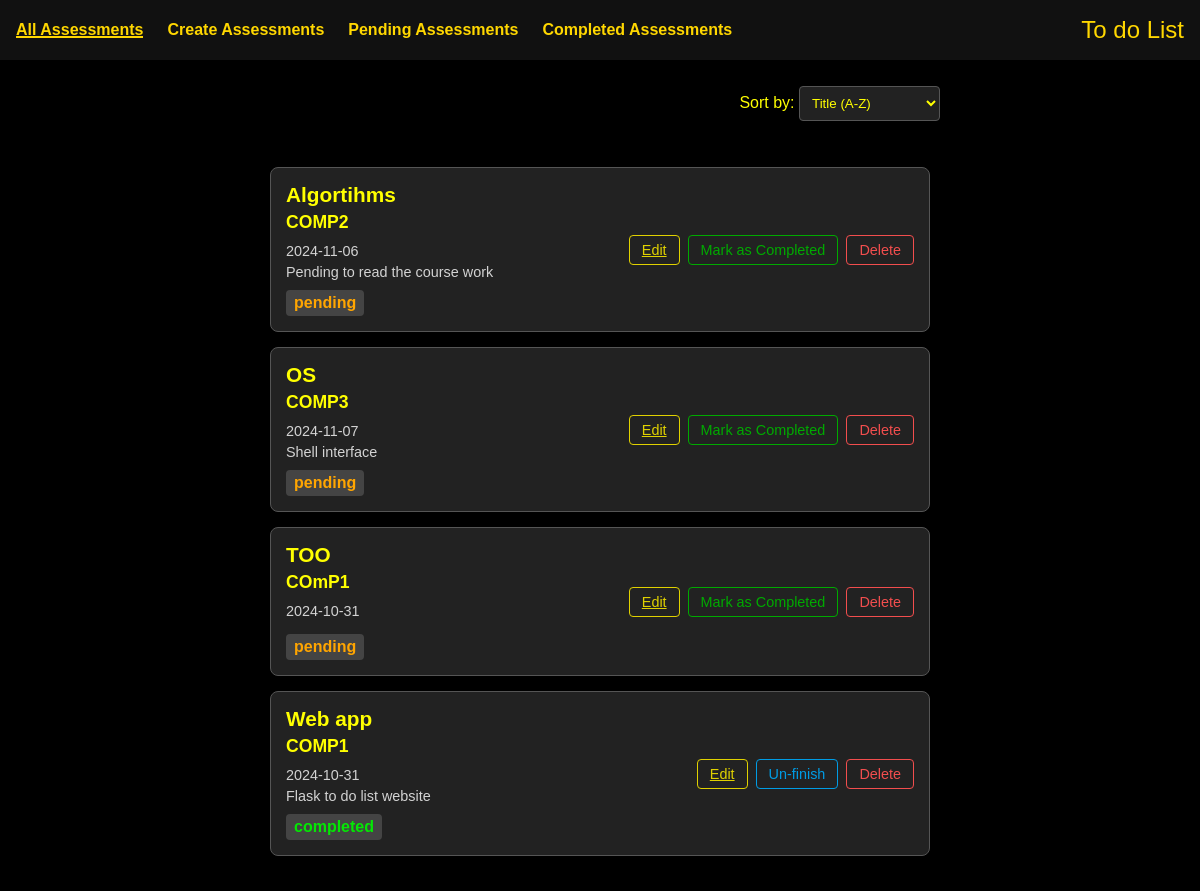
The page / on the database its author committed.
### app/models.py (models this page shows, shortened)
class Assessment(db.Model):
    id = db.Column(db.Integer, primary_key=True)
    title = db.Column(db.String(100), nullable=False)
    module_code = db.Column(db.String(20), nullable=False)
    deadline = db.Column(db.DateTime, nullable=False)  # Ensure this is defined
    description = db.Column(db.Text, nullable=True)
    status = db.Column(db.String(10), nullable=False)

### app/routes.py (the view)
@main.route('/')
def home():
    sort_option = request.args.get('sort', 'title_asc')
    query = Assessment.query
    if sort_option == 'title_asc':
        assessments = query.order_by(Assessment.title.asc()).all()
    elif sort_option == 'module_asc':
        assessments = query.order_by(Assessment.module_code.asc()).all()
    elif sort_option == 'deadline':
        assessments = query.order_by(Assessment.deadline.asc()).all()
    elif sort_option == 'pending':
        assessments = query.filter_by(status='pending').all()
    elif sort_option == 'completed':
        assessments = query.filter_by(status='completed').all()
    else:
        assessments = query.all()  # Fallback to default ordering if needed
    return render_template('base.html', assessments=assessments)

### app/templates/base.html (shortened to what this page needs)
<!DOCTYPE html>
<html lang="en">
<head>
    <link rel="stylesheet" href="{{ url_for('static', filename='css/styles.css') }}">
    <link rel="stylesheet" href="{{ url_for('static', filename='css/navbar.css') }}">
    <link rel="stylesheet" href="{{ url_for('static', filename='css/sort.css') }}">
    <link rel="stylesheet" href="{{ url_for('static', filename='css/box.css') }}">
</head>
<body>
    <nav class="navbar">
        <ul class="navbar-links">
            <li><a href="{{ url_for('main.home') }}" class="{% if request.path == url_for('main.home') %}active{% endif %}">All Assessments</a></li>
            <li><a href="{{ url_for('main.create') }}" class="{% if request.path == url_for('main.create') %}active{% endif %}">Create Assessments</a></li>
            <li><a href="{{ url_for('main.pending') }}" class="{% if request.path == url_for('main.pending') %}active{% endif %}">Pending Assessments</a></li>
            <li><a href="{{ url_for('main.completed') }}" class="{% if request.path == url_for('main.completed') %}active{% endif %}">Completed Assessments</a></li>
        </ul>
        <div class="navbar-brand">To do List</div>
    </nav>
    {% block content %}
    <div class="sort-container">
        <label for="sort-options">Sort by:</label>
        <form method="GET" action="{{ url_for('main.home') }}" class="sort-form">
            <select name="sort" id="sort-options" onchange="this.form.submit()">
                <option value="title_asc" {% if request.args.get('sort') == 'title_asc' %}selected{% endif %}>Title (A-Z)</option>
            </select>
        </form>
    </div>
    <div class="assessment-container">
        {% for assessment in assessments %}
            <div class="assessment-box">
                <div class="task-content">
                    <span class="title">{{ assessment.title }}</span>
                    <span class="module-code">{{ assessment.module_code }}</span>
                    <span class="deadline">{{ assessment.deadline.strftime('%Y-%m-%d') }}</span>
                    <span class="description">{{ assessment.description }}</span>
                    <span class="status {% if assessment.status == 'pending' %}pending{% else %}completed{% endif %}">
                        {{ assessment.status }}
                    </span>
                </div>
                <div class="task-actions">
                    <a href="{{ url_for('main.edit_assessment', assessment_id=assessment.id) }}" class="btn edit-task">Edit</a>
                    {% if assessment.status == 'pending' %}
                    <form method="POST" action="{{ url_for('main.update_status', assessment_id=assessment.id) }}">
                        <button type="submit" class="status-btn">Mark as Completed</button>
                    </form>
                    {% endif %}
                    {% if assessment.status == 'completed' %}
                    <form method="POST" action="{{ url_for('main.unfinish_status', assessment_id=assessment.id) }}">
                        <button type="submit" class="unfinish-btn">Un-finish</button>
                    </form>
                    {% endif %}
                    <form action="{{ url_for('main.delete_task', id=assessment.id) }}" method="POST" style="display: inline;">
                        <button type="submit" class="btn delete-task">Delete</button>
                    </form>
                </div>
            </div>
        {% else %}
            <p class="no-assessments">No assessments available.</p>
        {% endfor %}
    </div>
    {% endblock %}
</body>
</html>

### app/static/css/navbar.css (style rules this page uses)
* { margin: 0; padding: 0; box-sizing: border-box; }
body { background-color: #000; color: #ffd700; font-family: Arial, sans-serif; }
.navbar { display: flex; justify-content: space-between; align-items: center; padding: 1rem; background-color: #111; }
.navbar-brand { font-size: 1.5rem; color: #ffd700; }
.navbar-links { list-style-type: none; display: flex; gap: 1.5rem; }
.navbar-links a { color: #ffd700; text-decoration: none; font-weight: bold; }
.navbar-links a::after { content: ''; position: absolute; left: 0; right: 0; bottom: 0; height: 2px; background: #ffd700; transform: scaleX(0); transition: transform 0.3s ease; }
.navbar-links a.active::after { transform: scaleX(1); }
nav a { position: relative; text-decoration: none; color: #ffd700; }
nav a::after { content: ''; position: absolute; left: 0; right: 0; bottom: 0; height: 2px; background: #ffd700; transform: scaleX(0); transition: transform 0.3s ease; }

### app/static/css/sort.css (style rules this page uses)
.sort-container { max-width: 700px; margin: 1rem auto; padding: 10px; text-align: right; color: #ff0; }
.sort-form { display: inline-block; }
#sort-options { background-color: #222; color: #ff0; border: 1px solid #555; padding: 0.5rem; border-radius: 4px; cursor: pointer; }

### app/static/css/box.css (style rules this page uses)
.assessment-container { max-width: 700px; margin: 0 auto; padding: 20px; background-color: #000; color: #ff0; }
.assessment-box { background-color: #222; border-radius: 8px; padding: 15px; margin-bottom: 15px; border: 1px solid #555; color: #ff0; display: flex; justify-content: space-between; align-items: center; }
.task-content { flex-grow: 1; color: #ff0; }
.module-code { font-size: 1.1em; font-weight: 600; display: block; margin-bottom: 10px; }
.title { font-size: 1.3em; font-weight: bold; display: block; margin-bottom: 5px; }
.deadline, .description { display: block; margin-top: 5px; font-size: 0.9em; color: #d3d3d3; }
.status { display: inline-block; margin-top: 10px; padding: 4px 8px; border-radius: 4px; font-weight: bold; color: #ff0; }
.pending { background-color: #444; color: orange; }
.completed { background-color: #444; color: rgb(4, 231, 4); }
.task-actions { display: flex; gap: 8px; }
.status-btn, .delete-task, .unfinish-btn, .edit-task { padding: 6px 12px; border: none; border-radius: 4px; font-size: 0.9em; cursor: pointer; color: #ff0; background-color: transparent; border: 1px solid #ff0; }
.status-btn { border-color: #0a0; color: #0a0; transition: background-color 0.3s, color 0.3s; }
.delete-task { border-color: rgb(242, 78, 78); color: rgb(242, 78, 78); transition: background-color 0.3s, color 0.3s; }
.unfinish-btn { border-color: rgb(0, 156, 228); color: rgb(0, 156, 228); transition: background-color 0.3s, color 0.3s; }
.edit-task { border-color: rgb(224, 209, 0); color: rgb(224, 209, 0); transition: background-color 0.3s, color 0.3s; }
.task-actions form { display: inline; }

### rows shown on the page
Assessment: title "Algortihms", module_code "COMP2", deadline "2024-11-06", description "Pending to read the course work", status "pending"
Assessment: title "OS", module_code "COMP3", deadline "2024-11-07", description "Shell interface", status "pending"
Assessment: title "TOO", module_code "COmP1", deadline "2024-10-31", status "pending"
Assessment: title "Web app", module_code "COMP1", deadline "2024-10-31", description "Flask to do list website", status "completed"
